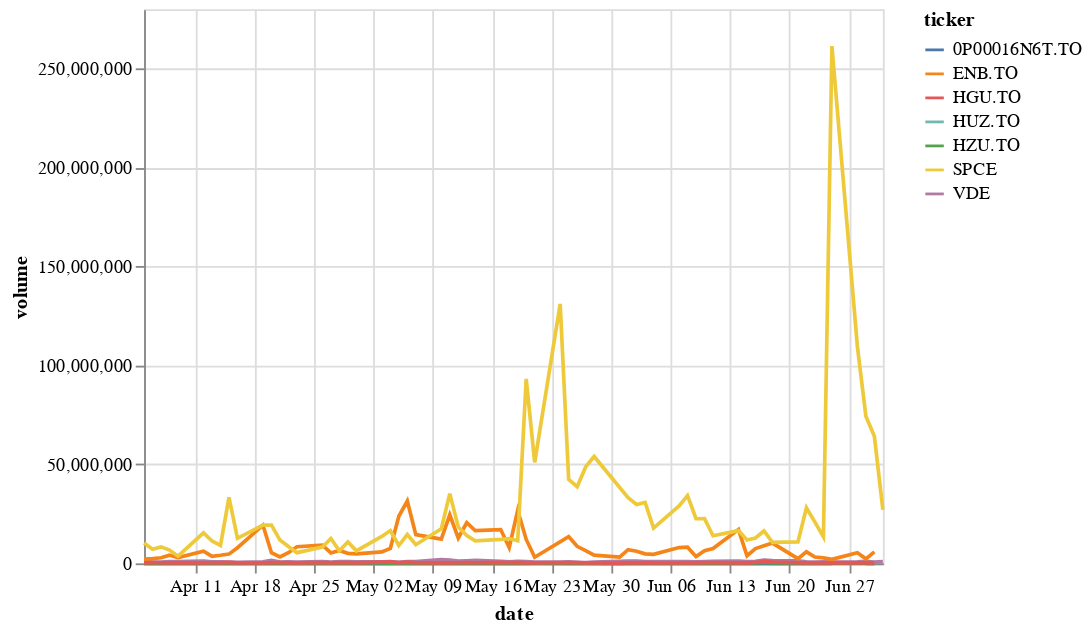

The code cell stored with this chart in its notebook:
### Markdown cell above
## Current Holding Market Watch

### Code cell
# generate plots: volume analysis
import altair as alt
alt.Chart(df).mark_line().encode(x='date',y='volume', column = 'ticker')
alt.Chart(df).mark_line().encode(x='date',y='volume', color = 'ticker:N')

### Figure 1 — Vega-Lite specification as saved in the notebook (floating-point values rounded to 4 significant figures; data arrays with more than 128 entries replaced by an {"elided": "..."} marker saying what was removed)
{"config": {"view": {"continuousWidth": 400, "continuousHeight": 300}}, "data": {"name": "data-f32f71c191d66fe8d78eb158e28176f0"}, "mark": "line", "encoding": {"color": {"type": "nominal", "field": "ticker"}, "x": {"type": "temporal", "field": "date"}, "y": {"type": "quantitative", "field": "volume"}}, "$schema": "https://vega.github.io/schema/vega-lite/v4.8.1.json", "datasets": {"data-f32f71c191d66fe8d78eb158e28176f0": {"elided": "436 records"}}}
